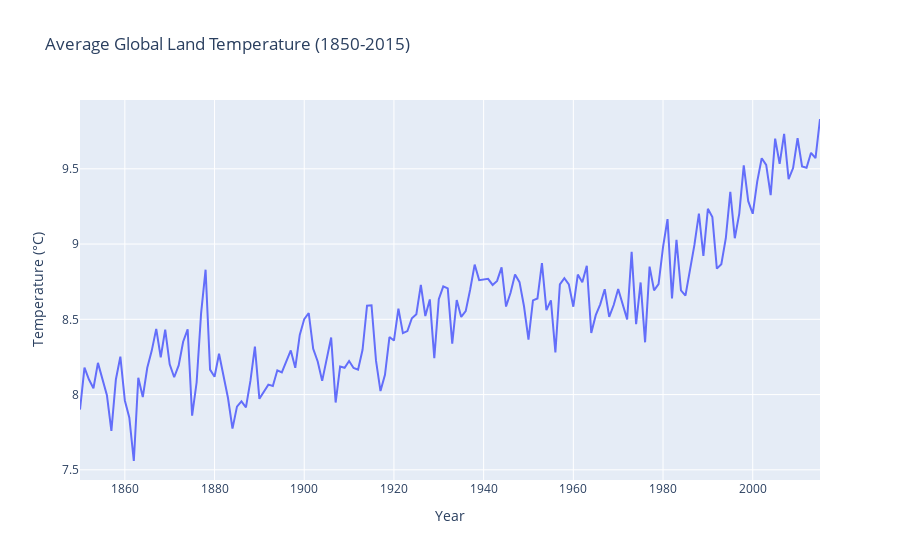

The notebook cell this image was saved under:
### Code cell
# Graph average global land temperature data
global_x = global_df['Year']
global_y = global_df['LandAverageTemperature']

fig1 = px.line(x=global_x, y=global_y, labels={'x': 'Year', 'y': 'Temperature (°C)'}, title='Average Global Land Temperature (1850-2015)')

# Show the plot
fig1.show()

### Figure 1 — Plotly figure (JSON) as saved in the notebook; plotly's stock layout.template omitted (floating-point values rounded to 4 significant figures; data arrays with more than 128 entries replaced by an {"elided": "..."} marker saying what was removed)
{"data": [{"hovertemplate": "Year=%{x}<br>Temperature (°C)=%{y}<extra></extra>", "legendgroup": "", "line": {"color": "#636efa", "dash": "solid"}, "marker": {"symbol": "circle"}, "mode": "lines", "name": "", "orientation": "v", "showlegend": false, "type": "scatter", "x": {"elided": "166 int values"}, "xaxis": "x", "y": {"elided": "166 float values"}, "yaxis": "y"}], "layout": {"legend": {"tracegroupgap": 0}, "title": {"text": "Average Global Land Temperature (1850-2015)"}, "xaxis": {"anchor": "y", "domain": [0, 1], "title": {"text": "Year"}}, "yaxis": {"anchor": "x", "domain": [0, 1], "title": {"text": "Temperature (°C)"}}}}
